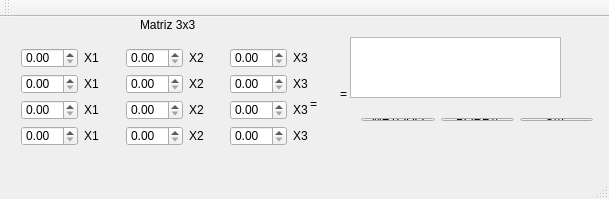
<?xml version="1.0" encoding="UTF-8"?>
<ui version="4.0">
 <class>met4</class>
 <widget class="QMainWindow" name="met4">
  <property name="geometry">
   <rect>
    <x>0</x>
    <y>0</y>
    <width>609</width>
    <height>199</height>
   </rect>
  </property>
  <property name="windowTitle">
   <string>met4</string>
  </property>
  <widget class="QWidget" name="centralWidget">
   <widget class="QTextBrowser" name="textBrowser">
    <property name="geometry">
     <rect>
      <x>350</x>
      <y>20</y>
      <width>211</width>
      <height>61</height>
     </rect>
    </property>
   </widget>
   <widget class="QWidget" name="layoutWidget">
    <property name="geometry">
     <rect>
      <x>10</x>
      <y>20</y>
      <width>330</width>
      <height>120</height>
     </rect>
    </property>
    <layout class="QVBoxLayout" name="verticalLayout_2">
     <item>
      <layout class="QHBoxLayout" name="horizontalLayout_5">
       <item>
        <widget class="QDoubleSpinBox" name="doubleSpinBox_13"/>
       </item>
       <item>
        <widget class="QLabel" name="label_3">
         <property name="text">
          <string>X1</string>
         </property>
        </widget>
       </item>
       <item>
        <widget class="QDoubleSpinBox" name="doubleSpinBox_14"/>
       </item>
       <item>
        <widget class="QLabel" name="label_7">
         <property name="text">
          <string>X2</string>
         </property>
        </widget>
       </item>
       <item>
        <widget class="QDoubleSpinBox" name="doubleSpinBox_15"/>
       </item>
       <item>
        <widget class="QLabel" name="label_12">
         <property name="text">
          <string>X3</string>
         </property>
        </widget>
       </item>
      </layout>
     </item>
     <item>
      <layout class="QHBoxLayout" name="horizontalLayout">
       <item>
        <widget class="QDoubleSpinBox" name="doubleSpinBox_4"/>
       </item>
       <item>
        <widget class="QLabel" name="label_16">
         <property name="text">
          <string>X1</string>
         </property>
        </widget>
       </item>
       <item>
        <widget class="QDoubleSpinBox" name="doubleSpinBox_3"/>
       </item>
       <item>
        <widget class="QLabel" name="label_10">
         <property name="text">
          <string>X2</string>
         </property>
        </widget>
       </item>
       <item>
        <widget class="QDoubleSpinBox" name="doubleSpinBox_2"/>
       </item>
       <item>
        <widget class="QLabel" name="label_9">
         <property name="text">
          <string>X3</string>
         </property>
        </widget>
       </item>
      </layout>
     </item>
     <item>
      <layout class="QHBoxLayout" name="horizontalLayout_3">
       <item>
        <widget class="QDoubleSpinBox" name="doubleSpinBox_9"/>
       </item>
       <item>
        <widget class="QLabel" name="label_18">
         <property name="text">
          <string>X1</string>
         </property>
        </widget>
       </item>
       <item>
        <widget class="QDoubleSpinBox" name="doubleSpinBox_10"/>
       </item>
       <item>
        <widget class="QLabel" name="label_4">
         <property name="text">
          <string>X2</string>
         </property>
        </widget>
       </item>
       <item>
        <widget class="QDoubleSpinBox" name="doubleSpinBox_11"/>
       </item>
       <item>
        <widget class="QLabel" name="label_15">
         <property name="text">
          <string>X3</string>
         </property>
        </widget>
       </item>
      </layout>
     </item>
     <item>
      <layout class="QHBoxLayout" name="horizontalLayout_2">
       <item>
        <widget class="QDoubleSpinBox" name="doubleSpinBox_6"/>
       </item>
       <item>
        <widget class="QLabel" name="label_17">
         <property name="text">
          <string>X1</string>
         </property>
        </widget>
       </item>
       <item>
        <widget class="QDoubleSpinBox" name="doubleSpinBox_5"/>
       </item>
       <item>
        <widget class="QLabel" name="label_13">
         <property name="text">
          <string>X2</string>
         </property>
        </widget>
       </item>
       <item>
        <widget class="QDoubleSpinBox" name="doubleSpinBox_7"/>
       </item>
       <item>
        <widget class="QLabel" name="label_5">
         <property name="text">
          <string>X3</string>
         </property>
        </widget>
       </item>
      </layout>
     </item>
    </layout>
   </widget>
   <widget class="QLabel" name="label_19">
    <property name="geometry">
     <rect>
      <x>340</x>
      <y>70</y>
      <width>47</width>
      <height>13</height>
     </rect>
    </property>
    <property name="text">
     <string>=</string>
    </property>
   </widget>
   <widget class="QWidget" name="layoutWidget_2">
    <property name="geometry">
     <rect>
      <x>350</x>
      <y>90</y>
      <width>254</width>
      <height>25</height>
     </rect>
    </property>
    <layout class="QHBoxLayout" name="horizontalLayout_4">
     <item>
      <widget class="QPushButton" name="pushButton">
       <property name="text">
        <string>METODO</string>
       </property>
      </widget>
     </item>
     <item>
      <widget class="QPushButton" name="pushButton_2">
       <property name="text">
        <string>BORRA</string>
       </property>
      </widget>
     </item>
     <item>
      <widget class="QPushButton" name="pushButton_3">
       <property name="text">
        <string>SAL</string>
       </property>
      </widget>
     </item>
    </layout>
   </widget>
   <widget class="QLabel" name="label">
    <property name="geometry">
     <rect>
      <x>310</x>
      <y>80</y>
      <width>47</width>
      <height>13</height>
     </rect>
    </property>
    <property name="text">
     <string>=</string>
    </property>
   </widget>
   <widget class="QLabel" name="label_2">
    <property name="geometry">
     <rect>
      <x>140</x>
      <y>0</y>
      <width>71</width>
      <height>16</height>
     </rect>
    </property>
    <property name="text">
     <string>Matriz 3x3</string>
    </property>
   </widget>
  </widget>
  <widget class="QMenuBar" name="menuBar">
   <property name="geometry">
    <rect>
     <x>0</x>
     <y>0</y>
     <width>609</width>
     <height>20</height>
    </rect>
   </property>
  </widget>
  <widget class="QToolBar" name="mainToolBar">
   <attribute name="toolBarArea">
    <enum>TopToolBarArea</enum>
   </attribute>
   <attribute name="toolBarBreak">
    <bool>false</bool>
   </attribute>
  </widget>
  <widget class="QStatusBar" name="statusBar"/>
 </widget>
 <layoutdefault spacing="6" margin="11"/>
 <resources/>
 <connections/>
</ui>
